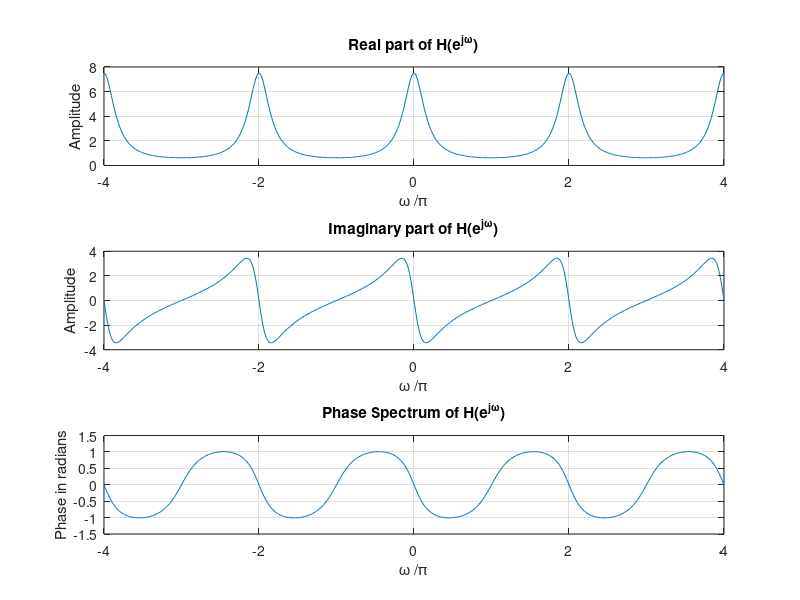

The MATLAB source for this figure:
% introduction frequency domain
clf;
w = -4*pi:8*pi/511:4*pi;
num = [2 1];
den =[1 -0.6];
h = freqz(num, den, w);
% draw
subplot(3,1,1);
plot(w/pi,real(h)); grid;
title('Real part of H(e^{j\omega})');
xlabel('\omega /\pi'); ylabel('Amplitude');
subplot(3,1,2);
plot(w/pi,imag(h)); grid;
title('Imaginary part of H(e^{j\omega})');
xlabel('\omega /\pi'); ylabel('Amplitude');
subplot(3,1,3);
plot(w/pi,angle(h)); grid;
title('Phase Spectrum of H(e^{j\omega})');
xlabel('\omega /\pi'); ylabel('Phase in radians');

